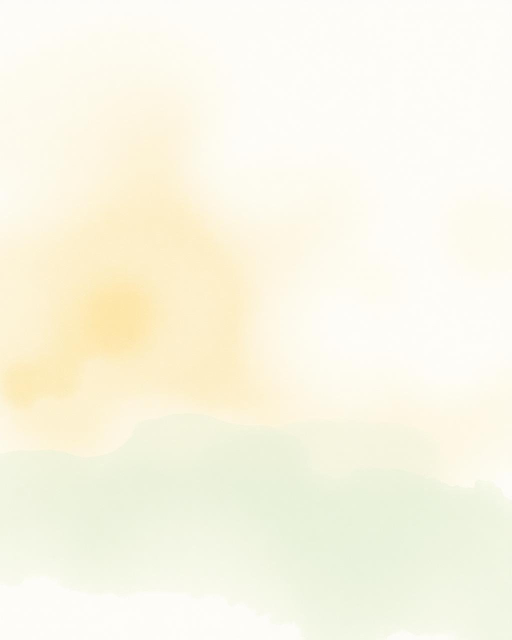
#> input picture src/assets/footer-wash.jpg, 1024 x 1280 px (shown at 1/2 size); the run also reads 1 picture not shown here
$ python generate_og.py
#> lines starting #> are read from the running program, lines starting #| are printed output that depends on the picture
import os
import urllib.request
from PIL import Image, ImageDraw, ImageFont, ImageFilter, ImageEnhance

WIDTH = 1200
HEIGHT = 630

# Create fonts cache folder
os.makedirs("fonts_cache", exist_ok=True)
os.makedirs("public/assets", exist_ok=True)

# 1. Download beautiful Google Fonts for pixel-perfect typography
font_serif_path = "fonts_cache/CormorantGaramond-Bold.ttf"
if not os.path.exists(font_serif_path):
    try:
        url = "https://fonts.gstatic.com/s/cormorantgaramond/v21/co3umX5slCNuHLi8bLeY9MK7whWMhyjypVO7abI26QOD_iE9GnM.ttf"
        urllib.request.urlretrieve(url, font_serif_path)
#> (this line was passed over: the network is not available in this run)
    except Exception as e:
        print("Failed to download Cormorant Garamond:", e)
        font_serif_path = "C:/Windows/Fonts/georgiab.ttf"

font_script_path = "fonts_cache/PetitFormalScript.ttf"
if not os.path.exists(font_script_path):
    try:
        url = "https://fonts.gstatic.com/s/petitformalscript/v19/B50TF6xQr2TXJBnGOFME6u5OR83oRP5qoHk.ttf"
        urllib.request.urlretrieve(url, font_script_path)
#> (this line was passed over: the network is not available in this run)
    except Exception as e:
        print("Failed to download Petit Formal Script:", e)
        font_script_path = "C:/Windows/Fonts/Gabriola.ttf"

# Load fonts with fallbacks
try:
    font_title = ImageFont.truetype(font_serif_path, 52)
    font_amp = ImageFont.truetype(font_script_path, 46)
    font_kicker = ImageFont.truetype(font_serif_path, 18)
    font_badge = ImageFont.truetype("C:/Windows/Fonts/georgia.ttf", 15)
    font_details_bold = ImageFont.truetype(font_serif_path, 21)
    font_details = ImageFont.truetype("C:/Windows/Fonts/georgia.ttf", 16)
except Exception:
    font_title = ImageFont.truetype("C:/Windows/Fonts/georgiab.ttf", 50)
    font_amp = ImageFont.truetype("C:/Windows/Fonts/Gabriola.ttf", 46)
    font_kicker = ImageFont.truetype("C:/Windows/Fonts/georgia.ttf", 18)
    font_badge = ImageFont.truetype("C:/Windows/Fonts/georgia.ttf", 15)
    font_details_bold = ImageFont.truetype("C:/Windows/Fonts/georgiab.ttf", 20)
    font_details = ImageFont.truetype("C:/Windows/Fonts/georgia.ttf", 16)

# 2. Base Canvas - Luxury warm ivory / champagne linen tone
canvas = Image.new("RGBA", (WIDTH, HEIGHT), (249, 246, 239, 255))

# 3. Soft Watercolor Wash from footer-wash or hero-arch
if os.path.exists("src/assets/footer-wash.jpg"):
    wash = Image.open("src/assets/footer-wash.jpg").convert("RGBA")
    wash = wash.resize((WIDTH, HEIGHT), Image.Resampling.LANCZOS)
#> wash: PIL image 1200x630 RGBA
    r, g, b, a = wash.split()
#> a: PIL image 1200x630 L; every value is 255
    a = a.point(lambda p: int(p * 0.40))
#> a: PIL image 1200x630 L; every value is 102
    wash.putalpha(a)
    canvas.paste(wash, (0, 0), wash)
elif os.path.exists("src/assets/hero-arch.jpg"):
    arch = Image.open("src/assets/hero-arch.jpg").convert("RGBA")
    arch = arch.resize((WIDTH, HEIGHT), Image.Resampling.LANCZOS)
    r, g, b, a = arch.split()
    a = a.point(lambda p: int(p * 0.25))
    arch.putalpha(a)
    canvas.paste(arch, (0, 0), arch)

# 4. Soft Golden Glow behind couple on the right
glow = Image.new("RGBA", (WIDTH, HEIGHT), (0, 0, 0, 0))
#> glow: PIL image 1200x630 RGBA; every value is 0
draw_glow = ImageDraw.Draw(glow)
glow_center = (960, 315)
for radius in range(280, 40, -15):
    alpha = int((1.0 - radius / 280.0) * 95)
    draw_glow.ellipse(
        [glow_center[0] - radius, glow_center[1] - radius, glow_center[0] + radius, glow_center[1] + radius],
        fill=(226, 185, 120, alpha)
    )
glow = glow.filter(ImageFilter.GaussianBlur(30))
canvas.paste(glow, (0, 0), glow)

# 5. Add watercolor couple illustration
if os.path.exists("src/assets/couple-walking.png"):
    couple_img = Image.open("src/assets/couple-walking.png").convert("RGBA")
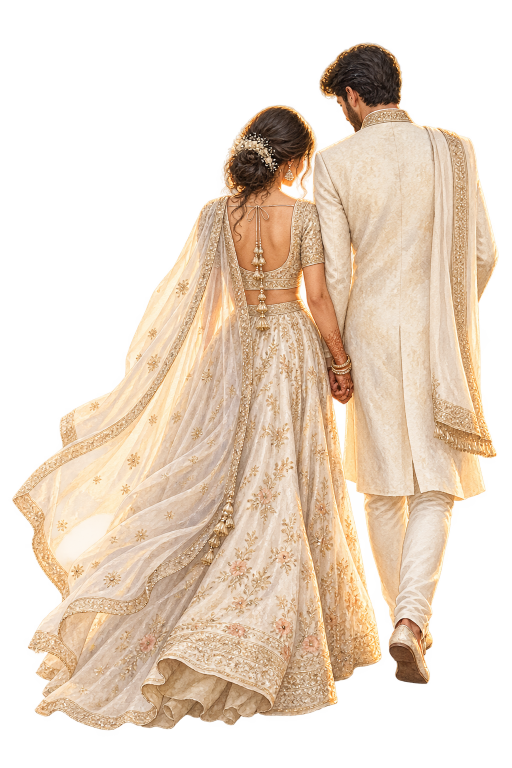
#> input picture src/assets/couple-walking.png, 1024 x 1536 px (shown at 1/2 size)
#> couple_img is the input picture: PIL image 1024x1536 RGBA; mean R, G, B, A 155.2, 132.2, 107.7, 135.5
    # Aspect ratio preserving resize to fit height ~ 540px
    orig_w, orig_h = couple_img.size
#> orig_w = 1024; orig_h = 1536
    new_h = 540
    new_w = int(orig_w * (new_h / orig_h))
#> new_w = 360
    couple_img = couple_img.resize((new_w, new_h), Image.Resampling.LANCZOS)
#> couple_img: PIL image 360x540 RGBA

    # Soft drop shadow for couple
    shadow = Image.new("RGBA", couple_img.size, (0, 0, 0, 0))
#> shadow: PIL image 360x540 RGBA; every value is 0
    sh_r, sh_g, sh_b, sh_a = couple_img.split()
    sh_a = sh_a.point(lambda p: int(p * 0.22))
    shadow.putalpha(sh_a)
    shadow = shadow.filter(ImageFilter.GaussianBlur(15))

    couple_x = 810
    couple_y = 65
    canvas.paste(shadow, (couple_x + 6, couple_y + 12), shadow)
    canvas.paste(couple_img, (couple_x, couple_y), couple_img)
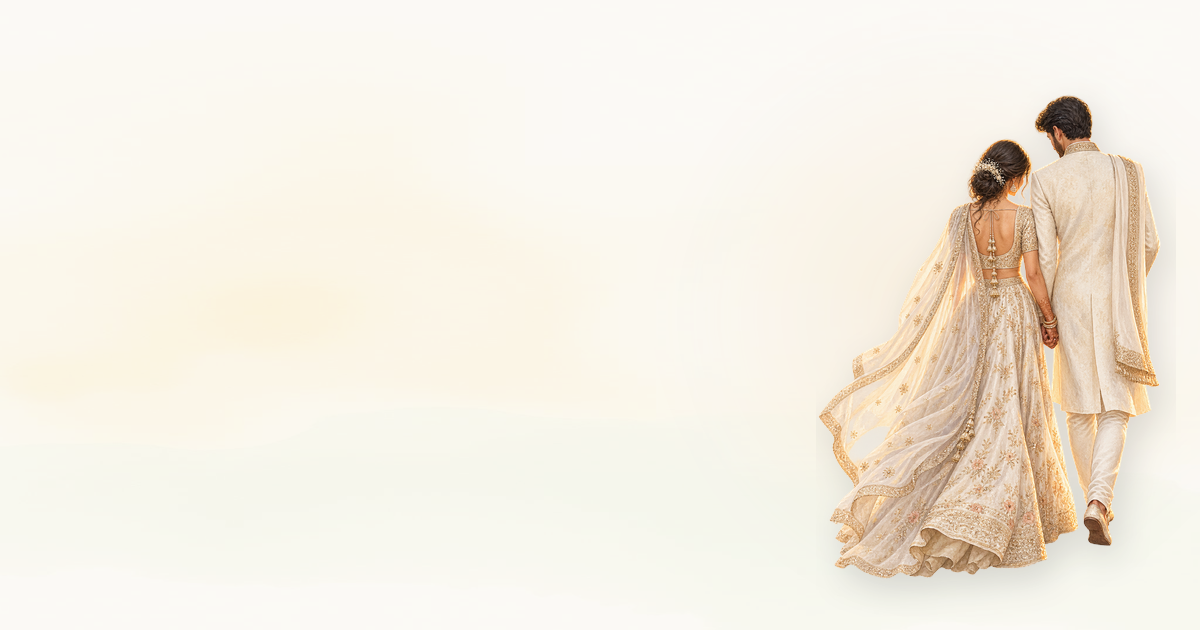
#> canvas: PIL image 1200x630 RGBA; mean R, G, B, A 243.3, 235.8, 221.1, 198.7; transparent parts drawn white

# 6. Floral watercolor sprays in top-left & bottom-right
if os.path.exists("src/assets/floral-spray.png"):
    floral = Image.open("src/assets/floral-spray.png").convert("RGBA")
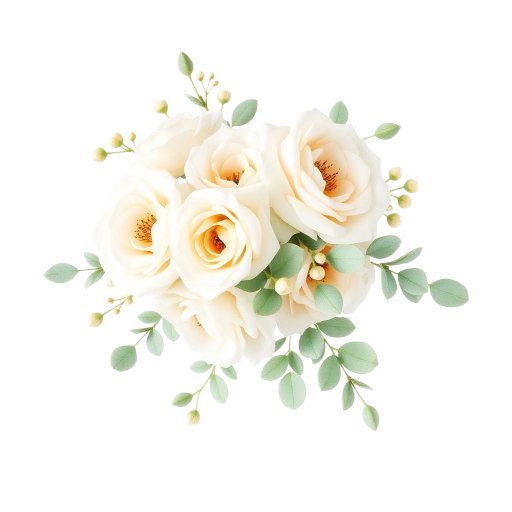
#> input picture src/assets/floral-spray.png, 1024 x 1024 px (shown at 1/2 size)
#> floral is the input picture: PIL image 1024x1024 RGBA; mean R, G, B, A 246, 245.2, 237.5, 69.8

    # Top-left floral corner
    f_tl = floral.resize((260, 260), Image.Resampling.LANCZOS)
    r, g, b, a = f_tl.split()
#> r: PIL image 260x260 L
#> g: PIL image 260x260 L
#> b: PIL image 260x260 L
#> a: PIL image 260x260 L
    a = a.point(lambda p: int(p * 0.55))
    f_tl.putalpha(a)
    canvas.paste(f_tl, (-45, -45), f_tl)

    # Bottom-left subtle floral
    f_bl = floral.resize((200, 200), Image.Resampling.LANCZOS).rotate(180)
    r, g, b, a = f_bl.split()
#> r: PIL image 200x200 L
#> g: PIL image 200x200 L
#> b: PIL image 200x200 L
#> a: PIL image 200x200 L
    a = a.point(lambda p: int(p * 0.35))
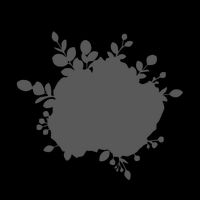
#> a: PIL image 200x200 L; min 0, max 89, mean 24.3
    f_bl.putalpha(a)
    canvas.paste(f_bl, (640, 430), f_bl)

# 7. Watercolor lantern accent
if os.path.exists("src/assets/watercolor-lantern.png"):
    lantern = Image.open("src/assets/watercolor-lantern.png").convert("RGBA")
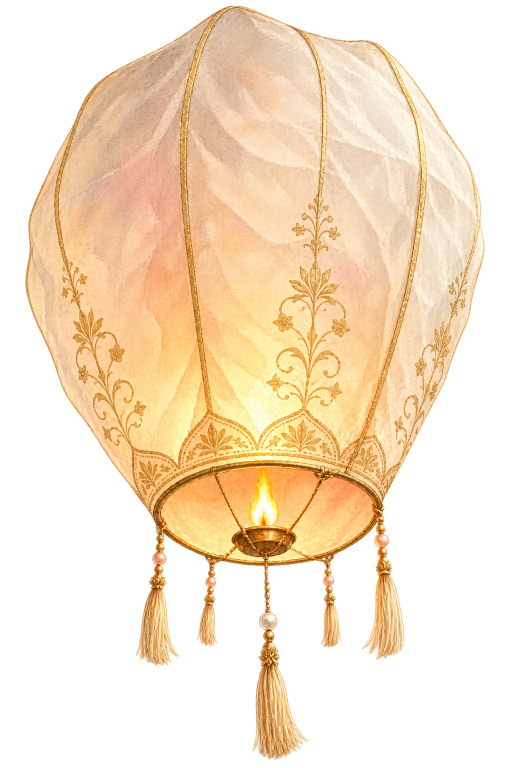
#> input picture src/assets/watercolor-lantern.png, 1024 x 1536 px (shown at 1/2 size)
#> lantern is the input picture: PIL image 1024x1536 RGBA; mean R, G, B, A 169.3, 138.1, 99.5, 127.9
    lantern = lantern.resize((90, 135), Image.Resampling.LANCZOS)
#> lantern: PIL image 90x135 RGBA
    r, g, b, a = lantern.split()
#> r: PIL image 90x135 L
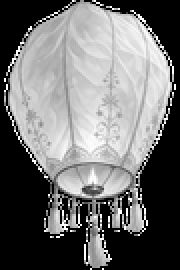
#> g: PIL image 90x135 L (shown 2 times larger); min 0, max 255, mean 112.1
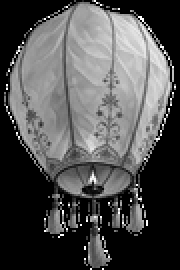
#> b: PIL image 90x135 L (shown 2 times larger); min 0, max 255, mean 81.2
    a = a.point(lambda p: int(p * 0.70))
    lantern.putalpha(a)
    canvas.paste(lantern, (680, 50), lantern)

# 8. Rings & Jasmine vignette watermark
if os.path.exists("src/assets/rings-seashell-vignette.png"):
    rings = Image.open("src/assets/rings-seashell-vignette.png").convert("RGBA")
    r_w, r_h = rings.size
#> r_w = 1536; r_h = 1024
    target_w = 180
    target_h = int(r_h * (target_w / r_w))
#> target_h = 120
    rings = rings.resize((target_w, target_h), Image.Resampling.LANCZOS)
    r, g, b, a = rings.split()
    a = a.point(lambda p: int(p * 0.85))
    rings.putalpha(a)
    canvas.paste(rings, (535, 345), rings)

# 9. Draw Elegant Typography & Invitation Details
draw = ImageDraw.Draw(canvas)

# Left column text boundary
left_x = 75

# Kicker / Overline
draw.text((left_x, 62), "TOGETHER WITH OUR FAMILIES", font=font_kicker, fill=(160, 120, 75, 240))
# Thin golden line next to kicker
draw.line([(left_x + 295, 73), (left_x + 480, 73)], fill=(195, 150, 100, 180), width=1)

# Couple Names
name1 = "Allan Joseph Bright"
name2 = "Gladies"

draw.text((left_x, 95), name1, font=font_title, fill=(58, 42, 32, 255))
# Ampersand in script
draw.text((left_x + 10, 162), "&", font=font_amp, fill=(175, 130, 80, 255))
draw.text((left_x + 65, 160), name2, font=font_title, fill=(58, 42, 32, 255))

# Subtitle / Invitation line
draw.text((left_x, 235), "Joyfully invite you to celebrate their Holy Matrimony & Reception", font=font_details, fill=(100, 85, 75, 230))

# 10. Date & Venue Card / Block
card_box = [left_x, 280, left_x + 580, 480]
draw.rounded_rectangle(card_box, radius=12, fill=(255, 253, 248, 230), outline=(215, 175, 130, 180), width=1)

# Calendar Icon Dot & Date
draw.ellipse([left_x + 22, 306, left_x + 32, 316], fill=(185, 135, 80, 240))
draw.text((left_x + 42, 301), "Wednesday, 4 November 2026", font=font_details_bold, fill=(58, 42, 32, 255))

# Ceremonies schedule
draw.ellipse([left_x + 22, 344, left_x + 32, 354], fill=(185, 135, 80, 240))
draw.text((left_x + 42, 339), "Wedding Ceremony · 3:00 PM   |   Reception · 6:00 PM", font=font_details, fill=(75, 60, 50, 240))

# Location
draw.ellipse([left_x + 22, 382, left_x + 32, 392], fill=(185, 135, 80, 240))
draw.text((left_x + 42, 377), "CSI LITE Auditorium", font=font_details_bold, fill=(58, 42, 32, 255))
draw.text((left_x + 42, 403), "Balfour Road, Kellys, Kilpauk, Chennai - 600010", font=font_details, fill=(110, 95, 85, 230))

# 11. Bottom Badge with Domain
badge_box = [left_x, 520, left_x + 410, 566]
draw.rounded_rectangle(badge_box, radius=23, fill=(245, 238, 226, 240), outline=(200, 160, 115, 180), width=1)
# Draw geometric diamond icons
draw.regular_polygon((left_x + 35, 543, 5), 4, fill=(185, 135, 80, 240))
draw.text((left_x + 55, 532), "gladies-weds-allan.invitingyou.top", font=font_badge, fill=(75, 60, 50, 255))
draw.regular_polygon((left_x + 375, 543, 5), 4, fill=(185, 135, 80, 240))

# 12. Save to all required OG image locations as optimized JPEG
rgb_image = canvas.convert("RGB")

targets = [
    "public/og-card.jpg",
    "public/og-image.jpg",
    "public/assets/og-card.jpg",
    "public/assets/og-image.jpg",
]

for target in targets:
    os.makedirs(os.path.dirname(target), exist_ok=True)
    rgb_image.save(target, "JPEG", quality=93, optimize=True, progressive=True)
    size_kb = os.path.getsize(target) / 1024
    print(f"Saved {target} ({size_kb:.1f} KB)")

print("All Open Graph images successfully created!")
